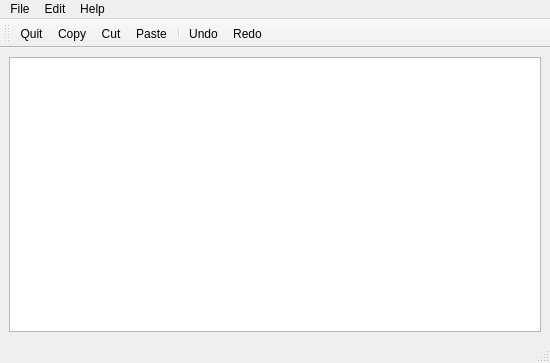
<?xml version="1.0" encoding="UTF-8"?>
<ui version="4.0">
 <class>MainWindow</class>
 <widget class="QMainWindow" name="MainWindow">
  <property name="geometry">
   <rect>
    <x>0</x>
    <y>0</y>
    <width>550</width>
    <height>363</height>
   </rect>
  </property>
  <property name="windowTitle">
   <string>MainWindow</string>
  </property>
  <widget class="QWidget" name="centralwidget">
   <layout class="QVBoxLayout" name="verticalLayout">
    <item>
     <widget class="QTextEdit" name="textEdit"/>
    </item>
   </layout>
  </widget>
  <widget class="QMenuBar" name="menubar">
   <property name="geometry">
    <rect>
     <x>0</x>
     <y>0</y>
     <width>550</width>
     <height>22</height>
    </rect>
   </property>
   <widget class="QMenu" name="menuFile">
    <property name="title">
     <string>File</string>
    </property>
    <addaction name="actionQuit"/>
   </widget>
   <widget class="QMenu" name="menuEdit">
    <property name="title">
     <string>Edit</string>
    </property>
    <addaction name="actionCopy"/>
    <addaction name="actionCut"/>
    <addaction name="actionPaste"/>
    <addaction name="separator"/>
    <addaction name="actionUndo"/>
    <addaction name="actionRedo"/>
   </widget>
   <widget class="QMenu" name="menuHelp">
    <property name="title">
     <string>Help</string>
    </property>
    <addaction name="actionAbout"/>
    <addaction name="actionAbout_Qt"/>
   </widget>
   <addaction name="menuFile"/>
   <addaction name="menuEdit"/>
   <addaction name="menuHelp"/>
  </widget>
  <widget class="QStatusBar" name="statusbar"/>
  <widget class="QToolBar" name="toolBar">
   <property name="windowTitle">
    <string>toolBar</string>
   </property>
   <attribute name="toolBarArea">
    <enum>TopToolBarArea</enum>
   </attribute>
   <attribute name="toolBarBreak">
    <bool>false</bool>
   </attribute>
   <addaction name="actionQuit"/>
   <addaction name="actionCopy"/>
   <addaction name="actionCut"/>
   <addaction name="actionPaste"/>
   <addaction name="separator"/>
   <addaction name="actionUndo"/>
   <addaction name="actionRedo"/>
  </widget>
  <action name="actionQuit">
   <property name="icon">
    <iconset resource="resource.qrc">
     <normaloff>:/images/quitIcon.png</normaloff>:/images/quitIcon.png</iconset>
   </property>
   <property name="text">
    <string>Quit</string>
   </property>
   <property name="toolTip">
    <string>Quit</string>
   </property>
  </action>
  <action name="actionAbout">
   <property name="icon">
    <iconset resource="resource.qrc">
     <normaloff>:/images/aboutIcon.png</normaloff>:/images/aboutIcon.png</iconset>
   </property>
   <property name="text">
    <string>About</string>
   </property>
  </action>
  <action name="actionAbout_Qt">
   <property name="icon">
    <iconset resource="resource.qrc">
     <normaloff>:/images/aboutQtIcon.png</normaloff>:/images/aboutQtIcon.png</iconset>
   </property>
   <property name="text">
    <string>About Qt</string>
   </property>
  </action>
  <action name="actionCopy">
   <property name="icon">
    <iconset resource="resource.qrc">
     <normaloff>:/images/copyIcon.png</normaloff>:/images/copyIcon.png</iconset>
   </property>
   <property name="text">
    <string>Copy</string>
   </property>
  </action>
  <action name="actionCut">
   <property name="icon">
    <iconset resource="resource.qrc">
     <normaloff>:/images/cutIcon.png</normaloff>:/images/cutIcon.png</iconset>
   </property>
   <property name="text">
    <string>Cut</string>
   </property>
  </action>
  <action name="actionPaste">
   <property name="icon">
    <iconset resource="resource.qrc">
     <normaloff>:/images/pasteIcon.png</normaloff>:/images/pasteIcon.png</iconset>
   </property>
   <property name="text">
    <string>Paste</string>
   </property>
  </action>
  <action name="actionUndo">
   <property name="icon">
    <iconset resource="resource.qrc">
     <normaloff>:/images/undoIcon.png</normaloff>:/images/undoIcon.png</iconset>
   </property>
   <property name="text">
    <string>Undo</string>
   </property>
  </action>
  <action name="actionRedo">
   <property name="icon">
    <iconset resource="resource.qrc">
     <normaloff>:/images/redoIcon.png</normaloff>:/images/redoIcon.png</iconset>
   </property>
   <property name="text">
    <string>Redo</string>
   </property>
  </action>
 </widget>
 <resources>
  <include location="resource.qrc"/>
 </resources>
 <connections/>
</ui>
